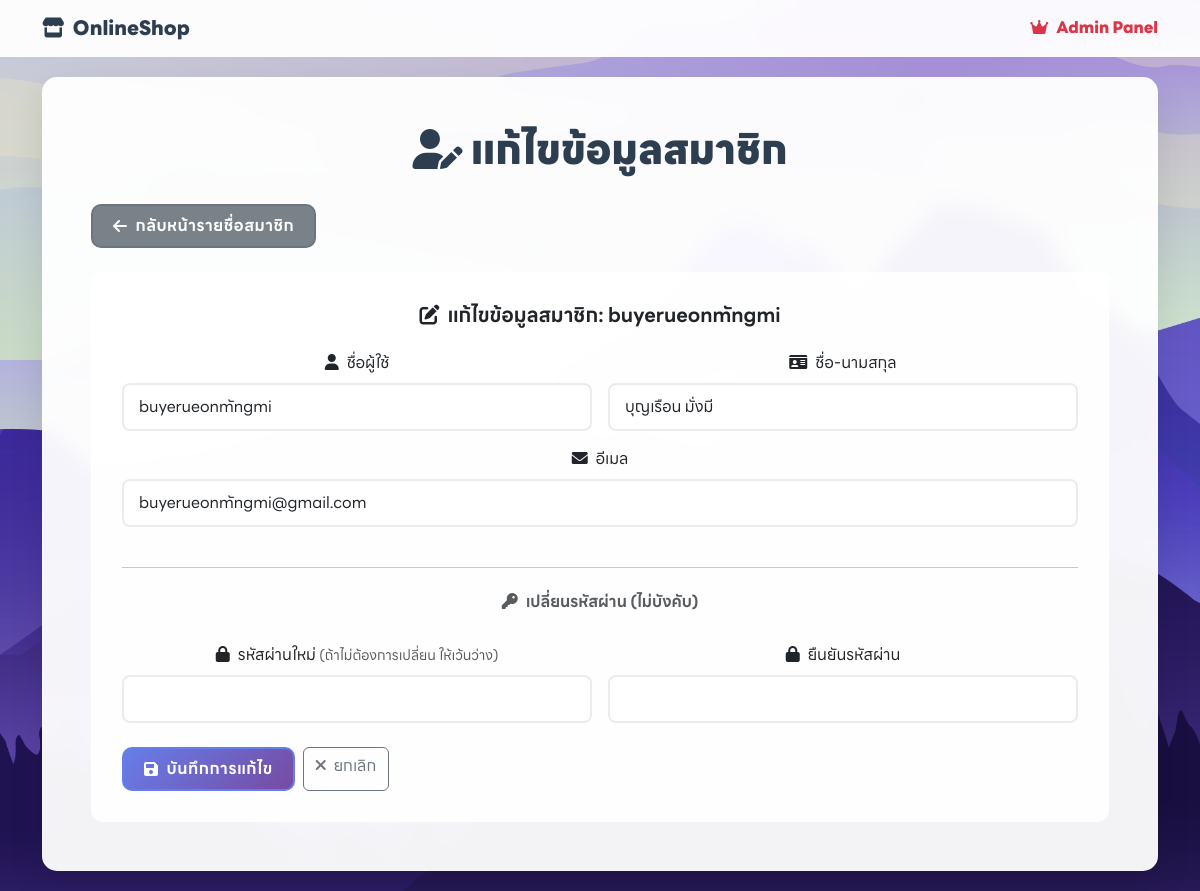
Screenshot of /admin/edit_users.php?id=216 (signed in) with the database file from the repository.
### tables this page shows
CREATE TABLE `users` (
  `user_id` int(11) NOT NULL,
  `username` varchar(50) NOT NULL,
  `password` varchar(255) NOT NULL,
  `email` varchar(100) NOT NULL,
  `full_name` varchar(100) DEFAULT NULL,
  `role` enum('admin','member') DEFAULT 'member',
  `created_at` timestamp NOT NULL DEFAULT current_timestamp()
);

### admin/edit_users.php (the view, shortened to what this page needs)
<?php
require_once '../config.php';
$user_id = (int)$_GET['id'];
$stmt = $conn->prepare("SELECT * FROM users WHERE user_id = ? AND role = 'member'");
$stmt->execute([$user_id]);
$user = $stmt->fetch(PDO::FETCH_ASSOC);
?>
<!DOCTYPE html>
<html lang="th">
<head>
    <link href="https://cdn.jsdelivr.net/npm/bootstrap@5.3.7/dist/css/bootstrap.min.css" rel="stylesheet">
    <link href="https://cdnjs.cloudflare.com/ajax/libs/font-awesome/6.0.0/css/all.min.css" rel="stylesheet">
    <link rel="stylesheet" href="../assets/font/LINESeedSansTH.css">
    <link rel="stylesheet" href="../assets/css/custom.css">
</head>
<body>
    <nav class="navbar navbar-expand-lg sticky-top">
        <div class="container">
            <a class="navbar-brand" href="../index.php">
                <i class="fas fa-store me-2"></i>OnlineShop
            </a>
            <div class="navbar-nav ms-auto">
                <span class="navbar-text text-danger fw-bold">
                    <i class="fas fa-crown me-2"></i>Admin Panel
                </span>
            </div>
        </div>
    </nav>
    <div class="container">
        <div class="main-container p-4 p-md-5">
            <h1 class="page-title">
                <i class="fas fa-user-edit me-2"></i>แก้ไขข้อมูลสมาชิก
            </h1>
            <div class="row mb-4">
                <div class="col-12">
                    <a href="users.php" class="btn btn-secondary">
                        <i class="fas fa-arrow-left me-2"></i>กลับหน้ารายชื่อสมาชิก
                    </a>
                </div>
            </div>
            <div class="admin-card">
                <h5 class="mb-4">
                    <i class="fas fa-edit me-2"></i>แก้ไขข้อมูลสมาชิก: <?= htmlspecialchars($user['username']) ?>
                </h5>
                <form method="post" class="row g-3">
                    <div class="col-md-6">
                        <label class="form-label">
                            <i class="fas fa-user me-2"></i>ชื่อผู้ใช้
                        </label>
                        <input type="text" name="username" class="form-control" required
                               value="<?= htmlspecialchars($user['username']) ?>">
                    </div>
                    <div class="col-md-6">
                        <label class="form-label">
                            <i class="fas fa-id-card me-2"></i>ชื่อ-นามสกุล
                        </label>
                        <input type="text" name="full_name" class="form-control"
                               value="<?= htmlspecialchars($user['full_name']) ?>">
                    </div>
                    <div class="col-md-12">
                        <label class="form-label">
                            <i class="fas fa-envelope me-2"></i>อีเมล
                        </label>
                        <input type="email" name="email" class="form-control" required
                               value="<?= htmlspecialchars($user['email']) ?>">
                    </div>
                    <div class="col-12">
                        <hr class="my-4">
                        <h6 class="text-muted mb-3">
                            <i class="fas fa-key me-2"></i>เปลี่ยนรหัสผ่าน (ไม่บังคับ)
                        </h6>
                    </div>
                    <div class="col-md-6">
                        <label class="form-label">
                            <i class="fas fa-lock me-2"></i>รหัสผ่านใหม่
                            <small class="text-muted">(ถ้าไม่ต้องการเปลี่ยน ให้เว้นว่าง)</small>
                        </label>
                        <input type="password" name="password" class="form-control">
                    </div>
                    <div class="col-md-6">
                        <label class="form-label">
                            <i class="fas fa-lock me-2"></i>ยืนยันรหัสผ่าน
                        </label>
                        <input type="password" name="confirm_password" class="form-control">
                    </div>
                    <div class="col-12 mt-4">
                        <div class="d-flex gap-2">
                            <button type="submit" class="btn btn-primary">
                                <i class="fas fa-save me-2"></i>บันทึกการแก้ไข
                            </button>
                            <a href="users.php" class="btn btn-outline-secondary">
                                <i class="fas fa-times me-2"></i>ยกเลิก
                            </a>
                        </div>
                    </div>
                </form>
            </div>
        </div>
    </div>
</body>
</html>

### assets/css/custom.css (style rules this page uses)
html { overflow-y: scroll; }
body { background-image: url('../img/background.png'); background-size: cover; background-position: center; background-attachment: fixed; min-height: 100vh; font-family: 'LINE Seed Sans TH', 'Segoe UI', Verdana, sans-serif; }
.navbar { background: rgba(255, 255, 255, 0.95); backdrop-filter: blur(10px); border-bottom: 1px solid rgba(255, 255, 255, 0.2); }
.navbar-brand { font-weight: 700; color: #2c3e50 !important; font-family: 'LINE Seed Sans TH', sans-serif; }
.main-container { background: rgba(255, 255, 255, 0.95); border-radius: 15px; box-shadow: 0 15px 35px rgba(0, 0, 0, 0.1); backdrop-filter: blur(10px); border: 1px solid rgba(255, 255, 255, 0.2); margin-top: 20px; margin-bottom: 20px; }
.admin-card { background: rgba(255, 255, 255, 0.9); border-radius: 12px; border: 1px solid rgba(255, 255, 255, 0.3); transition: all 0.3s ease; height: 100%; padding: 30px; text-align: center; }
.btn-primary { border-radius: 10px; padding: 8px 20px; font-weight: 500; letter-spacing: 0.5px; transition: all 0.3s ease; background: linear-gradient(135deg, #667eea 0%, #764ba2 100%); border: 2px solid #667eea; min-height: 36px; display: inline-flex; align-items: center; justify-content: center; }
.btn-secondary { border-radius: 10px; padding: 8px 20px; font-weight: 500; letter-spacing: 0.5px; transition: all 0.3s ease; background: rgba(108, 117, 125, 0.9); border: 2px solid #6c757d; min-height: 36px; display: inline-flex; align-items: center; justify-content: center; }
.page-title { color: #2c3e50; font-weight: 700; margin-bottom: 30px; text-align: center; font-family: 'LINE Seed Sans TH', sans-serif; }
.form-control { border-radius: 8px; border: 2px solid #e9ecef; padding: 10px 15px; transition: all 0.3s ease; }

### rows the page displays
users: username "buyerueonmัngmi", full_name "บุญเรือน มั่งมี", email "buyerueonmัngmi@gmail.com"
